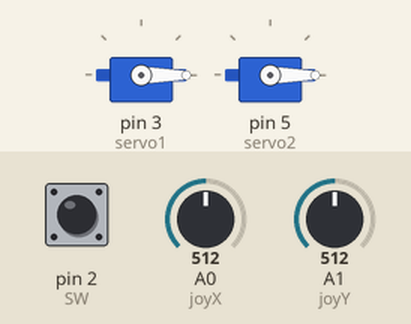
The sketch below on a simulated Arduino Uno, built with avr-gcc and run on an emulated ATmega328P. Parts: 2 × servo. The inputs (shaded band) are chosen by the test bench; at power-on: A0 (joyX) = 512, A1 (joyY) = 512, pin 2 (SW) LOW.

Above: at 1.2 s.
1.3 s: A0 (joyX) set to 716
At 1.79 s:
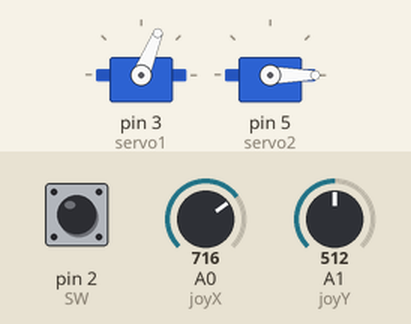
At 3.3 s:
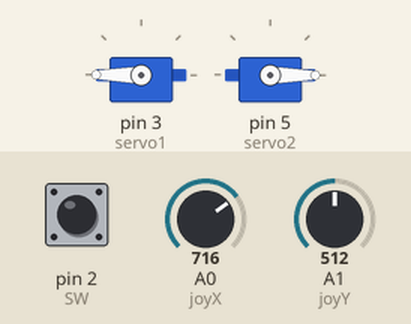
3.6 s: A1 (joyY) set to 517
At 4.41 s:
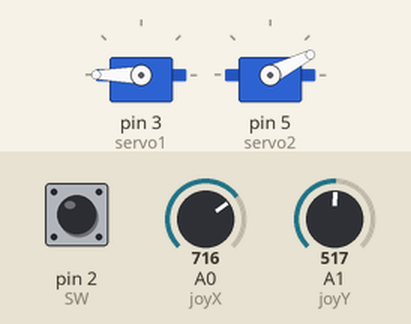
6.6 s: A0 (joyX) set to 578
8.6 s: A0 (joyX) set to 551
10.1 s: A0 (joyX) set to 528
11.6 s: A0 (joyX) set to 505
At 12.0 s:
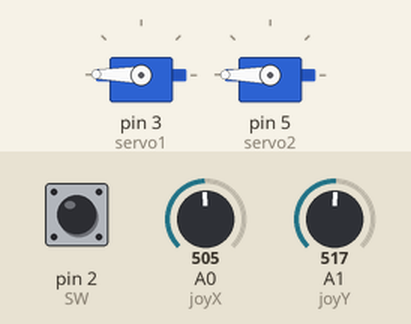
Timing chart, 0 to 24.0 s (numbered marks = the images above; inputs shaded):
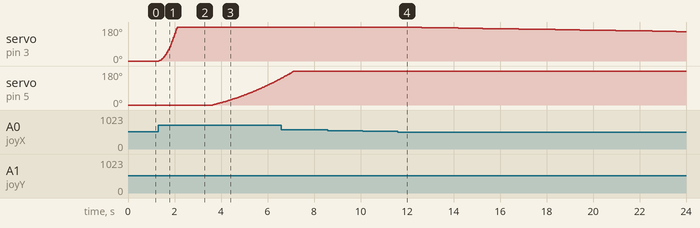

Measured:
- the behaviour switches between 516 and 517 on A1 (joyY) (found by bisection; images 2 and 3)
- the behaviour switches between 512 and 511 on A0 (joyX) (found by bisection; images 3 and 4)
- after the input at 1.3 s, servo on pin 3 (servo1): moves from 0° to 180° over 0.78 s, starting at once
- after the input at 3.6 s, servo on pin 5 (servo2): moves from 0° to 141° over 2.9 s, starting at once
- after the input at 8.6 s, every drawn part: stays the same
- after the input at 10.1 s, every drawn part: stays the same
- after the input at 11.6 s, servo on pin 3 (servo1): moves from 180° to 156° over 12.0 s, starting at once

The sketch:

Maneuvering_Code.ino
```cpp
#include <Servo.h>

Servo servo1;
Servo servo2;
int joyX = 0;
int joyY = 1;
int SW = 2;

int count;
int XVal,YVal;
int reset = 0;        //center the camera mount upon starting
float Xangle = 0, Xangular_speed, Yangle = 0, Yangular_speed;
int Timer = 0;


void setup()
{
  servo1.attach(3);
  servo2.attach(5);
  pinMode(SW,INPUT);
}

void loop()
{
  if (digitalRead(SW) || reset == 0) {
    servo1.write(90);
    servo2.write(90);
    reset = 1;
  }

  XVal = analogRead(joyX);
  Xangular_speed = map(XVal, 0, 1023, -100, 100);
  Xangle = constrain ( (Xangle += Xangular_speed * (Timer+5) / 1000), 0, 180);
  servo1.write(Xangle);

  YVal = analogRead(joyY);
  Yangular_speed = map(YVal, 0, 1023, -100, 100);
  Yangle = constrain ( (Yangle += Yangular_speed * (Timer+5) / 1000), 0, 180);
  servo2.write(Yangle);

  Timer++;
  if( abs(XVal-512) < 50 && abs(YVal-512) < 50 ) Timer = 0;
  delay(15);
}
```
